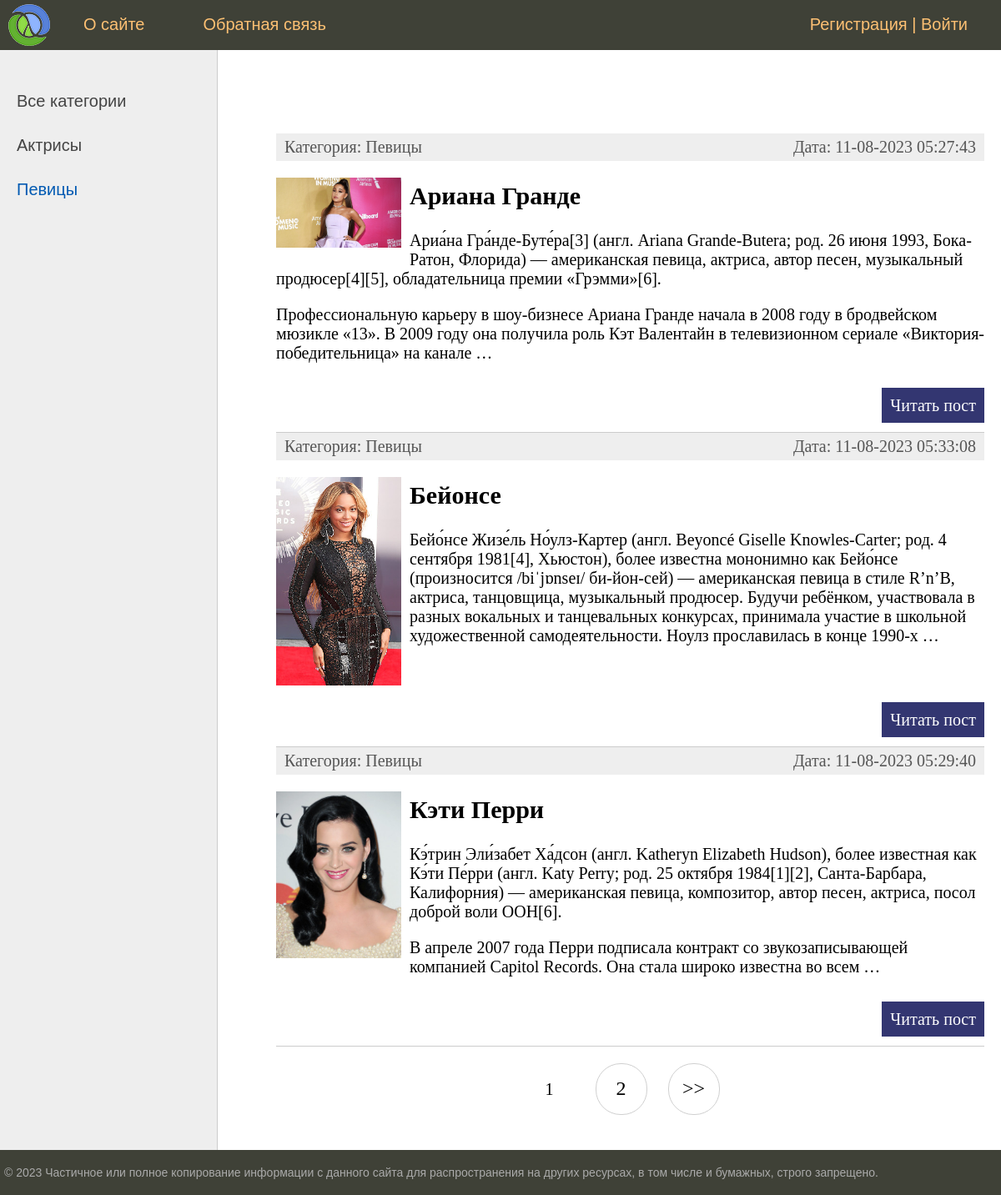
/catgory/pevicy/, run on an earlier commit of the app's database.
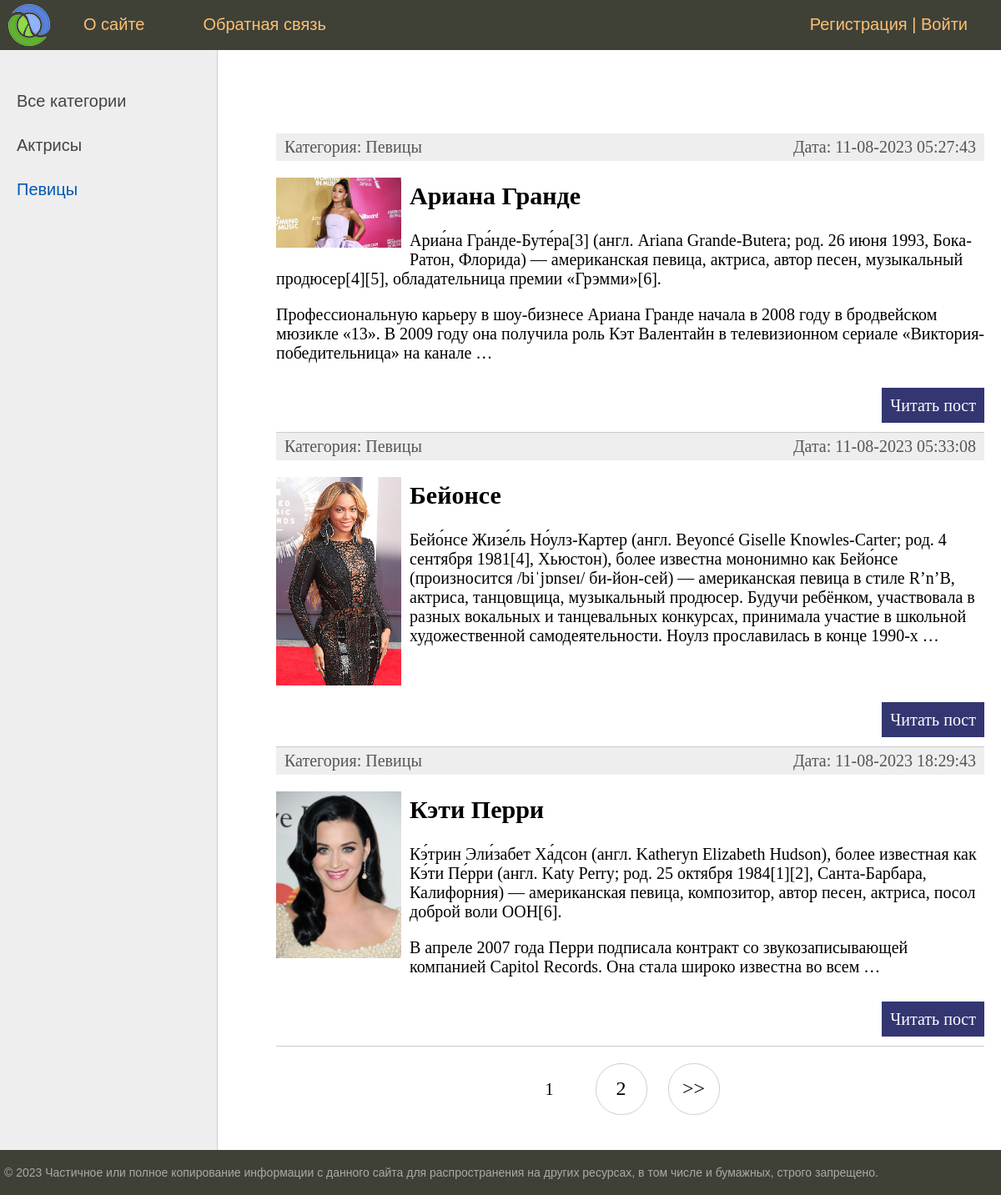
And on a later commit of the database.
### women/models.py (models this page shows, shortened)
class Women(models.Model):
    title = models.CharField(max_length=255, verbose_name='Заголовок')
    slug = models.SlugField(max_length=255, unique=True, db_index=True, verbose_name='URL')
    content = models.TextField(blank=True, verbose_name='Текст статьи')
    photo = models.ImageField(upload_to="photos/%Y/%m/%d/", blank=True, verbose_name='Фото')
    time_create = models.DateTimeField(auto_now_add=True, verbose_name='Время создания')
    time_update = models.DateTimeField(auto_now=True, verbose_name='Время изменения')
    is_published = models.BooleanField(default=True, verbose_name='Публикация')
    cat = models.ForeignKey('Category', on_delete=models.PROTECT, verbose_name='Категория')
    def get_absolute_url(self):
        return reverse('post', kwargs={'post_slug': self.slug})
    class Meta:
        verbose_name = 'Известные женщины'
        verbose_name_plural = verbose_name
        ordering = ['id']

class Category(models.Model):
    name = models.CharField(max_length=100, db_index=True, verbose_name='Категория')
    slug = models.SlugField(max_length=255, unique=True, db_index=True, verbose_name='URL')
    def __str__(self):
        return self.name
    def get_absolute_url(self):
        return reverse('category', kwargs={'cat_slug': self.slug})
    class Meta:
        verbose_name = 'Категория'
        verbose_name_plural = 'Категории'
        ordering = ['id']

### women/views.py (the view)
# urls.py: path('catgory/<slug:cat_slug>/', WomenCategory.as_view(), name='category'),     # Отображение классом
class WomenCategory(DataMixin, ListView):
    model = Women
    template_name = 'women/index.html'
    context_object_name = 'posts'
    allow_empty = False     # 404 if empty
    def get_context_data(self, *, object_list=None, **kwargs):
        context = super().get_context_data(**kwargs)
        c_def = self.get_user_context(title='Категория - ' + str(context['posts'][0].cat),
                                      cat_selected=context['posts'][0].cat_id)     # Из .utils.DataMixin
        return dict(list(context.items()) + list(c_def.items()))
    def get_queryset(self):
        return Women.objects.filter(cat__slug=self.kwargs['cat_slug'], is_published=True)

### women/utils.py (called while the page is built)
    def get_user_context(self, **kwargs):
        context = kwargs
        cats = Category.objects.annotate(Count('women'))    # Количество постов, связанных с рубрикой
        user_menu = menu.copy()         # скрывает "Добавить статью" для неавторизованных
        if not self.request.user.is_authenticated:
            user_menu.pop(1)
        context['menu'] = user_menu
        context['cats'] = cats
        if 'cat_selected' not in context:
            context['cat_selected'] = 0
        return context

### women/templates/women/index.html (shortened to what this page needs)
{% extends 'women/base.html' %}
{% block content %}
<ul class="list-articles">
	{% for p in posts %}
			<li>
				<div class="article-panel">
					<p class="first"> Категория: {{p.cat}} </p>
					<p class="last"> Дата: {{p.time_update|date:"d-m-Y H:i:s"}} </p>
				</div>
                {% if p.photo %}
                <p><img class="img-article-left thumb" src="{{ p.photo.url }}" alt=""> </p>
                {% endif %}
				<h2>{{p.title}}</h2>
	            {% autoescape on %}
	            {{p.content|linebreaks|truncatewords:50}}
	            {% endautoescape %}
			    <p class="link-read-post"><a href="{{ p.get_absolute_url }}">Читать пост</a></p>
			</li>
	{% endfor %}
</ul>
{% endblock %}

What changed in the data, as far as the page shows it:
changed Women "Кэти Перри": time_update "11-08-2023 05:29:40" → "11-08-2023 18:29:43"
